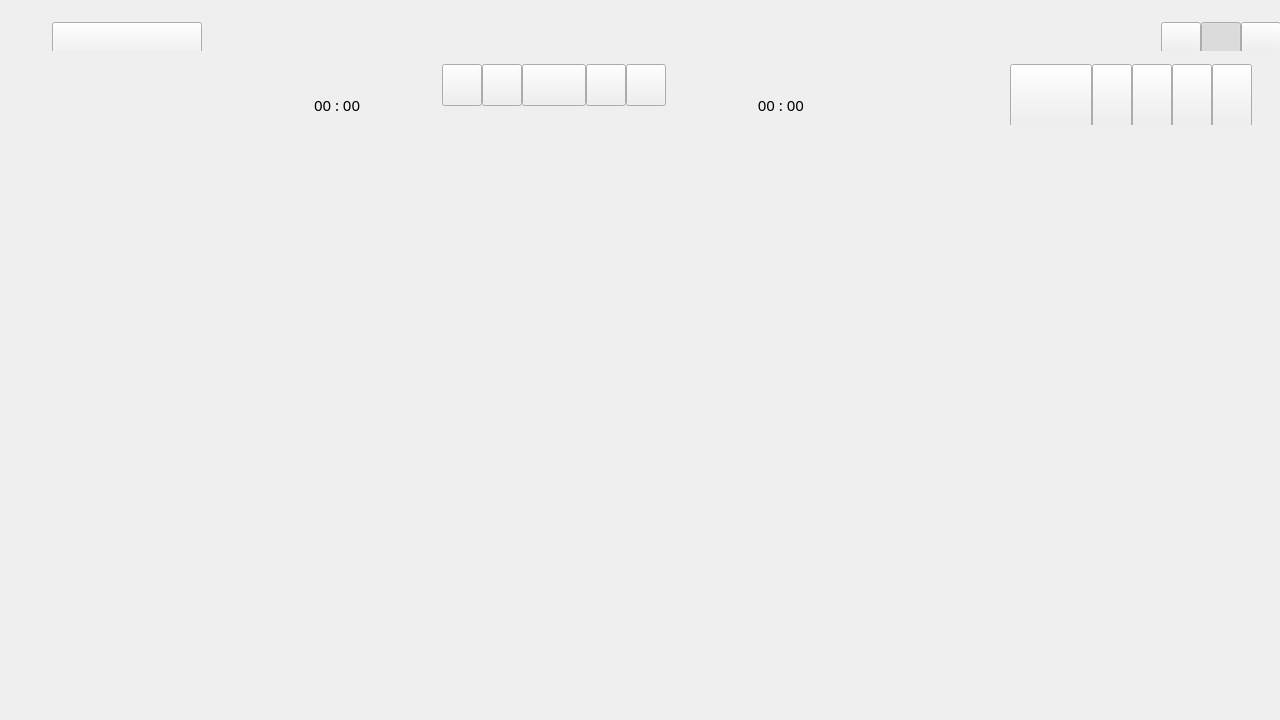
<?xml version="1.0" encoding="UTF-8"?>
<ui version="4.0">
 <class>GMMainWindow</class>
 <widget class="QMainWindow" name="GMMainWindow">
  <property name="windowModality">
   <enum>Qt::ApplicationModal</enum>
  </property>
  <property name="geometry">
   <rect>
    <x>0</x>
    <y>0</y>
    <width>1280</width>
    <height>720</height>
   </rect>
  </property>
  <property name="font">
   <font>
    <family>微软雅黑</family>
    <pointsize>12</pointsize>
   </font>
  </property>
  <property name="mouseTracking">
   <bool>true</bool>
  </property>
  <property name="focusPolicy">
   <enum>Qt::ClickFocus</enum>
  </property>
  <property name="windowTitle">
   <string>星音乐</string>
  </property>
  <widget class="QWidget" name="centralWidget">
   <property name="mouseTracking">
    <bool>true</bool>
   </property>
   <widget class="QWidget" name="verticalLayoutWidget">
    <property name="geometry">
     <rect>
      <x>10</x>
      <y>0</y>
      <width>1281</width>
      <height>721</height>
     </rect>
    </property>
    <layout class="QVBoxLayout" name="centralVLayout">
     <property name="spacing">
      <number>0</number>
     </property>
     <property name="sizeConstraint">
      <enum>QLayout::SetMaximumSize</enum>
     </property>
     <item>
      <widget class="QWidget" name="titleWidget" native="true">
       <property name="sizePolicy">
        <sizepolicy hsizetype="Preferred" vsizetype="Fixed">
         <horstretch>0</horstretch>
         <verstretch>0</verstretch>
        </sizepolicy>
       </property>
       <property name="minimumSize">
        <size>
         <width>0</width>
         <height>40</height>
        </size>
       </property>
       <property name="maximumSize">
        <size>
         <width>16777215</width>
         <height>40</height>
        </size>
       </property>
       <property name="mouseTracking">
        <bool>true</bool>
       </property>
       <widget class="QWidget" name="horizontalLayoutWidget">
        <property name="geometry">
         <rect>
          <x>20</x>
          <y>0</y>
          <width>1251</width>
          <height>42</height>
         </rect>
        </property>
        <layout class="QHBoxLayout" name="titleHLayout">
         <property name="spacing">
          <number>0</number>
         </property>
         <property name="sizeConstraint">
          <enum>QLayout::SetMaximumSize</enum>
         </property>
         <item>
          <widget class="QPushButton" name="titleBtn">
           <property name="sizePolicy">
            <sizepolicy hsizetype="Fixed" vsizetype="Fixed">
             <horstretch>0</horstretch>
             <verstretch>0</verstretch>
            </sizepolicy>
           </property>
           <property name="minimumSize">
            <size>
             <width>150</width>
             <height>40</height>
            </size>
           </property>
           <property name="maximumSize">
            <size>
             <width>150</width>
             <height>40</height>
            </size>
           </property>
           <property name="layoutDirection">
            <enum>Qt::RightToLeft</enum>
           </property>
           <property name="text">
            <string/>
           </property>
          </widget>
         </item>
         <item>
          <spacer name="horizontalSpacer">
           <property name="orientation">
            <enum>Qt::Horizontal</enum>
           </property>
           <property name="sizeHint" stdset="0">
            <size>
             <width>40</width>
             <height>20</height>
            </size>
           </property>
          </spacer>
         </item>
         <item>
          <widget class="QPushButton" name="minBtn">
           <property name="sizePolicy">
            <sizepolicy hsizetype="Fixed" vsizetype="Fixed">
             <horstretch>0</horstretch>
             <verstretch>0</verstretch>
            </sizepolicy>
           </property>
           <property name="minimumSize">
            <size>
             <width>40</width>
             <height>32</height>
            </size>
           </property>
           <property name="maximumSize">
            <size>
             <width>40</width>
             <height>32</height>
            </size>
           </property>
           <property name="toolTip">
            <string>最小化</string>
           </property>
           <property name="text">
            <string/>
           </property>
          </widget>
         </item>
         <item>
          <widget class="QPushButton" name="maxBtn">
           <property name="sizePolicy">
            <sizepolicy hsizetype="Fixed" vsizetype="Fixed">
             <horstretch>0</horstretch>
             <verstretch>0</verstretch>
            </sizepolicy>
           </property>
           <property name="minimumSize">
            <size>
             <width>40</width>
             <height>32</height>
            </size>
           </property>
           <property name="maximumSize">
            <size>
             <width>40</width>
             <height>32</height>
            </size>
           </property>
           <property name="toolTip">
            <string>最大化</string>
           </property>
           <property name="text">
            <string/>
           </property>
           <property name="checkable">
            <bool>true</bool>
           </property>
           <property name="checked">
            <bool>true</bool>
           </property>
          </widget>
         </item>
         <item>
          <widget class="QPushButton" name="closeBtn">
           <property name="sizePolicy">
            <sizepolicy hsizetype="Fixed" vsizetype="Fixed">
             <horstretch>0</horstretch>
             <verstretch>0</verstretch>
            </sizepolicy>
           </property>
           <property name="minimumSize">
            <size>
             <width>40</width>
             <height>32</height>
            </size>
           </property>
           <property name="maximumSize">
            <size>
             <width>40</width>
             <height>32</height>
            </size>
           </property>
           <property name="toolTip">
            <string>关闭</string>
           </property>
           <property name="text">
            <string/>
           </property>
          </widget>
         </item>
        </layout>
       </widget>
      </widget>
     </item>
     <item>
      <widget class="QLabel" name="titleEdgeLab">
       <property name="sizePolicy">
        <sizepolicy hsizetype="Preferred" vsizetype="Fixed">
         <horstretch>0</horstretch>
         <verstretch>0</verstretch>
        </sizepolicy>
       </property>
       <property name="minimumSize">
        <size>
         <width>0</width>
         <height>1</height>
        </size>
       </property>
       <property name="maximumSize">
        <size>
         <width>16777215</width>
         <height>1</height>
        </size>
       </property>
       <property name="text">
        <string/>
       </property>
      </widget>
     </item>
     <item>
      <widget class="QLabel" name="toolEdgeLab">
       <property name="sizePolicy">
        <sizepolicy hsizetype="Preferred" vsizetype="Fixed">
         <horstretch>0</horstretch>
         <verstretch>0</verstretch>
        </sizepolicy>
       </property>
       <property name="minimumSize">
        <size>
         <width>0</width>
         <height>1</height>
        </size>
       </property>
       <property name="maximumSize">
        <size>
         <width>16777215</width>
         <height>1</height>
        </size>
       </property>
       <property name="mouseTracking">
        <bool>true</bool>
       </property>
       <property name="text">
        <string/>
       </property>
      </widget>
     </item>
     <item>
      <widget class="QWidget" name="toolWidget" native="true">
       <property name="sizePolicy">
        <sizepolicy hsizetype="Preferred" vsizetype="Minimum">
         <horstretch>0</horstretch>
         <verstretch>0</verstretch>
        </sizepolicy>
       </property>
       <property name="minimumSize">
        <size>
         <width>0</width>
         <height>72</height>
        </size>
       </property>
       <property name="maximumSize">
        <size>
         <width>16777215</width>
         <height>72</height>
        </size>
       </property>
       <property name="mouseTracking">
        <bool>true</bool>
       </property>
       <widget class="QWidget" name="layoutWidget">
        <property name="geometry">
         <rect>
          <x>0</x>
          <y>0</y>
          <width>1261</width>
          <height>72</height>
         </rect>
        </property>
        <layout class="QGridLayout" name="toolGLayout">
         <property name="spacing">
          <number>0</number>
         </property>
         <item row="0" column="17" rowspan="3">
          <widget class="QPushButton" name="listBtn">
           <property name="sizePolicy">
            <sizepolicy hsizetype="Fixed" vsizetype="Fixed">
             <horstretch>0</horstretch>
             <verstretch>0</verstretch>
            </sizepolicy>
           </property>
           <property name="minimumSize">
            <size>
             <width>40</width>
             <height>64</height>
            </size>
           </property>
           <property name="maximumSize">
            <size>
             <width>40</width>
             <height>64</height>
            </size>
           </property>
           <property name="mouseTracking">
            <bool>true</bool>
           </property>
           <property name="toolTip">
            <string>播放列表</string>
           </property>
           <property name="text">
            <string/>
           </property>
           <property name="checkable">
            <bool>true</bool>
           </property>
          </widget>
         </item>
         <item row="0" column="6" rowspan="2">
          <widget class="QPushButton" name="lastBtn">
           <property name="sizePolicy">
            <sizepolicy hsizetype="Fixed" vsizetype="Fixed">
             <horstretch>0</horstretch>
             <verstretch>0</verstretch>
            </sizepolicy>
           </property>
           <property name="minimumSize">
            <size>
             <width>40</width>
             <height>42</height>
            </size>
           </property>
           <property name="maximumSize">
            <size>
             <width>40</width>
             <height>42</height>
            </size>
           </property>
           <property name="toolTip">
            <string>上一首</string>
           </property>
           <property name="text">
            <string/>
           </property>
          </widget>
         </item>
         <item row="0" column="9" rowspan="2">
          <widget class="QPushButton" name="nextBtn_2">
           <property name="sizePolicy">
            <sizepolicy hsizetype="Fixed" vsizetype="Fixed">
             <horstretch>0</horstretch>
             <verstretch>0</verstretch>
            </sizepolicy>
           </property>
           <property name="minimumSize">
            <size>
             <width>40</width>
             <height>42</height>
            </size>
           </property>
           <property name="maximumSize">
            <size>
             <width>40</width>
             <height>42</height>
            </size>
           </property>
           <property name="toolTip">
            <string>下一首</string>
           </property>
           <property name="text">
            <string/>
           </property>
          </widget>
         </item>
         <item row="0" column="18" rowspan="3">
          <widget class="QPushButton" name="fullScreenBtn">
           <property name="sizePolicy">
            <sizepolicy hsizetype="Fixed" vsizetype="Fixed">
             <horstretch>0</horstretch>
             <verstretch>0</verstretch>
            </sizepolicy>
           </property>
           <property name="minimumSize">
            <size>
             <width>40</width>
             <height>64</height>
            </size>
           </property>
           <property name="maximumSize">
            <size>
             <width>40</width>
             <height>64</height>
            </size>
           </property>
           <property name="mouseTracking">
            <bool>true</bool>
           </property>
           <property name="toolTip">
            <string>全屏</string>
           </property>
           <property name="text">
            <string/>
           </property>
          </widget>
         </item>
         <item row="0" column="7" rowspan="2">
          <widget class="QPushButton" name="playBtn">
           <property name="sizePolicy">
            <sizepolicy hsizetype="Fixed" vsizetype="Fixed">
             <horstretch>0</horstretch>
             <verstretch>0</verstretch>
            </sizepolicy>
           </property>
           <property name="minimumSize">
            <size>
             <width>64</width>
             <height>42</height>
            </size>
           </property>
           <property name="maximumSize">
            <size>
             <width>64</width>
             <height>42</height>
            </size>
           </property>
           <property name="toolTip">
            <string>播放/暂停</string>
           </property>
           <property name="text">
            <string/>
           </property>
           <property name="checkable">
            <bool>true</bool>
           </property>
          </widget>
         </item>
         <item row="0" column="19" rowspan="3">
          <spacer name="horizontalSpacer_4">
           <property name="orientation">
            <enum>Qt::Horizontal</enum>
           </property>
           <property name="sizeType">
            <enum>QSizePolicy::Fixed</enum>
           </property>
           <property name="sizeHint" stdset="0">
            <size>
             <width>20</width>
             <height>64</height>
            </size>
           </property>
          </spacer>
         </item>
         <item row="0" column="0" rowspan="3">
          <spacer name="horizontalSpacer_7">
           <property name="orientation">
            <enum>Qt::Horizontal</enum>
           </property>
           <property name="sizeType">
            <enum>QSizePolicy::Fixed</enum>
           </property>
           <property name="sizeHint" stdset="0">
            <size>
             <width>12</width>
             <height>64</height>
            </size>
           </property>
          </spacer>
         </item>
         <item row="0" column="5" rowspan="2">
          <widget class="QPushButton" name="lastBtn_2">
           <property name="sizePolicy">
            <sizepolicy hsizetype="Fixed" vsizetype="Fixed">
             <horstretch>0</horstretch>
             <verstretch>0</verstretch>
            </sizepolicy>
           </property>
           <property name="minimumSize">
            <size>
             <width>40</width>
             <height>42</height>
            </size>
           </property>
           <property name="maximumSize">
            <size>
             <width>40</width>
             <height>42</height>
            </size>
           </property>
           <property name="toolTip">
            <string>上一首</string>
           </property>
           <property name="text">
            <string/>
           </property>
          </widget>
         </item>
         <item row="0" column="8" rowspan="2">
          <widget class="QPushButton" name="nextBtn">
           <property name="sizePolicy">
            <sizepolicy hsizetype="Fixed" vsizetype="Fixed">
             <horstretch>0</horstretch>
             <verstretch>0</verstretch>
            </sizepolicy>
           </property>
           <property name="minimumSize">
            <size>
             <width>40</width>
             <height>42</height>
            </size>
           </property>
           <property name="maximumSize">
            <size>
             <width>40</width>
             <height>42</height>
            </size>
           </property>
           <property name="toolTip">
            <string>下一首</string>
           </property>
           <property name="text">
            <string/>
           </property>
          </widget>
         </item>
         <item row="0" column="2" rowspan="3">
          <spacer name="horizontalSpacer_6">
           <property name="orientation">
            <enum>Qt::Horizontal</enum>
           </property>
           <property name="sizeType">
            <enum>QSizePolicy::Expanding</enum>
           </property>
           <property name="sizeHint" stdset="0">
            <size>
             <width>70</width>
             <height>61</height>
            </size>
           </property>
          </spacer>
         </item>
         <item row="0" column="10" rowspan="2" colspan="2">
          <spacer name="horizontalSpacer_5">
           <property name="orientation">
            <enum>Qt::Horizontal</enum>
           </property>
           <property name="sizeHint" stdset="0">
            <size>
             <width>138</width>
             <height>20</height>
            </size>
           </property>
          </spacer>
         </item>
         <item row="0" column="12" rowspan="3">
          <spacer name="horizontalSpacer_2">
           <property name="orientation">
            <enum>Qt::Horizontal</enum>
           </property>
           <property name="sizeType">
            <enum>QSizePolicy::Expanding</enum>
           </property>
           <property name="sizeHint" stdset="0">
            <size>
             <width>70</width>
             <height>61</height>
            </size>
           </property>
          </spacer>
         </item>
         <item row="0" column="3" rowspan="2" colspan="2">
          <spacer name="horizontalSpacer_3">
           <property name="orientation">
            <enum>Qt::Horizontal</enum>
           </property>
           <property name="sizeHint" stdset="0">
            <size>
             <width>128</width>
             <height>20</height>
            </size>
           </property>
          </spacer>
         </item>
         <item row="0" column="16" rowspan="3">
          <widget class="QPushButton" name="volumeBtn">
           <property name="sizePolicy">
            <sizepolicy hsizetype="Fixed" vsizetype="Fixed">
             <horstretch>0</horstretch>
             <verstretch>0</verstretch>
            </sizepolicy>
           </property>
           <property name="minimumSize">
            <size>
             <width>40</width>
             <height>64</height>
            </size>
           </property>
           <property name="maximumSize">
            <size>
             <width>40</width>
             <height>64</height>
            </size>
           </property>
           <property name="mouseTracking">
            <bool>true</bool>
           </property>
           <property name="toolTip">
            <string>音量</string>
           </property>
           <property name="text">
            <string/>
           </property>
           <property name="checkable">
            <bool>true</bool>
           </property>
          </widget>
         </item>
         <item row="0" column="13" rowspan="3">
          <widget class="QPushButton" name="newBtn">
           <property name="sizePolicy">
            <sizepolicy hsizetype="Fixed" vsizetype="Fixed">
             <horstretch>0</horstretch>
             <verstretch>0</verstretch>
            </sizepolicy>
           </property>
           <property name="minimumSize">
            <size>
             <width>82</width>
             <height>64</height>
            </size>
           </property>
           <property name="maximumSize">
            <size>
             <width>160</width>
             <height>64</height>
            </size>
           </property>
           <property name="mouseTracking">
            <bool>true</bool>
           </property>
           <property name="text">
            <string/>
           </property>
          </widget>
         </item>
         <item row="0" column="1" rowspan="3">
          <widget class="QLabel" name="audioImgLab">
           <property name="sizePolicy">
            <sizepolicy hsizetype="Fixed" vsizetype="Preferred">
             <horstretch>0</horstretch>
             <verstretch>0</verstretch>
            </sizepolicy>
           </property>
           <property name="minimumSize">
            <size>
             <width>64</width>
             <height>64</height>
            </size>
           </property>
           <property name="maximumSize">
            <size>
             <width>64</width>
             <height>64</height>
            </size>
           </property>
           <property name="toolTipDuration">
            <number>-1</number>
           </property>
           <property name="text">
            <string/>
           </property>
          </widget>
         </item>
         <item row="0" column="15" rowspan="3">
          <widget class="QPushButton" name="managerBtn">
           <property name="sizePolicy">
            <sizepolicy hsizetype="Fixed" vsizetype="Fixed">
             <horstretch>0</horstretch>
             <verstretch>0</verstretch>
            </sizepolicy>
           </property>
           <property name="minimumSize">
            <size>
             <width>40</width>
             <height>64</height>
            </size>
           </property>
           <property name="maximumSize">
            <size>
             <width>40</width>
             <height>64</height>
            </size>
           </property>
           <property name="mouseTracking">
            <bool>true</bool>
           </property>
           <property name="toolTip">
            <string>项目控制</string>
           </property>
           <property name="text">
            <string/>
           </property>
           <property name="checkable">
            <bool>true</bool>
           </property>
          </widget>
         </item>
         <item row="3" column="0" colspan="20">
          <spacer name="bottomEdge">
           <property name="orientation">
            <enum>Qt::Vertical</enum>
           </property>
           <property name="sizeType">
            <enum>QSizePolicy::Fixed</enum>
           </property>
           <property name="sizeHint" stdset="0">
            <size>
             <width>1258</width>
             <height>6</height>
            </size>
           </property>
          </spacer>
         </item>
         <item row="2" column="11">
          <widget class="QLabel" name="timeAllLab">
           <property name="sizePolicy">
            <sizepolicy hsizetype="Fixed" vsizetype="Fixed">
             <horstretch>0</horstretch>
             <verstretch>0</verstretch>
            </sizepolicy>
           </property>
           <property name="minimumSize">
            <size>
             <width>60</width>
             <height>22</height>
            </size>
           </property>
           <property name="maximumSize">
            <size>
             <width>60</width>
             <height>22</height>
            </size>
           </property>
           <property name="font">
            <font>
             <pointsize>11</pointsize>
            </font>
           </property>
           <property name="toolTip">
            <string>总时长</string>
           </property>
           <property name="text">
            <string>00 : 00</string>
           </property>
           <property name="alignment">
            <set>Qt::AlignRight|Qt::AlignTrailing|Qt::AlignVCenter</set>
           </property>
          </widget>
         </item>
         <item row="2" column="3">
          <widget class="QLabel" name="timePassedLab">
           <property name="sizePolicy">
            <sizepolicy hsizetype="Fixed" vsizetype="Fixed">
             <horstretch>0</horstretch>
             <verstretch>0</verstretch>
            </sizepolicy>
           </property>
           <property name="minimumSize">
            <size>
             <width>60</width>
             <height>22</height>
            </size>
           </property>
           <property name="maximumSize">
            <size>
             <width>60</width>
             <height>22</height>
            </size>
           </property>
           <property name="font">
            <font>
             <pointsize>11</pointsize>
            </font>
           </property>
           <property name="toolTip">
            <string>已播时间</string>
           </property>
           <property name="text">
            <string>00 : 00</string>
           </property>
          </widget>
         </item>
        </layout>
       </widget>
      </widget>
     </item>
    </layout>
   </widget>
  </widget>
 </widget>
 <layoutdefault spacing="6" margin="11"/>
 <tabstops>
  <tabstop>titleBtn</tabstop>
  <tabstop>minBtn</tabstop>
  <tabstop>maxBtn</tabstop>
  <tabstop>closeBtn</tabstop>
  <tabstop>lastBtn_2</tabstop>
  <tabstop>lastBtn</tabstop>
  <tabstop>playBtn</tabstop>
  <tabstop>nextBtn</tabstop>
  <tabstop>nextBtn_2</tabstop>
  <tabstop>newBtn</tabstop>
  <tabstop>volumeBtn</tabstop>
  <tabstop>listBtn</tabstop>
  <tabstop>fullScreenBtn</tabstop>
 </tabstops>
 <resources/>
 <connections/>
</ui>
